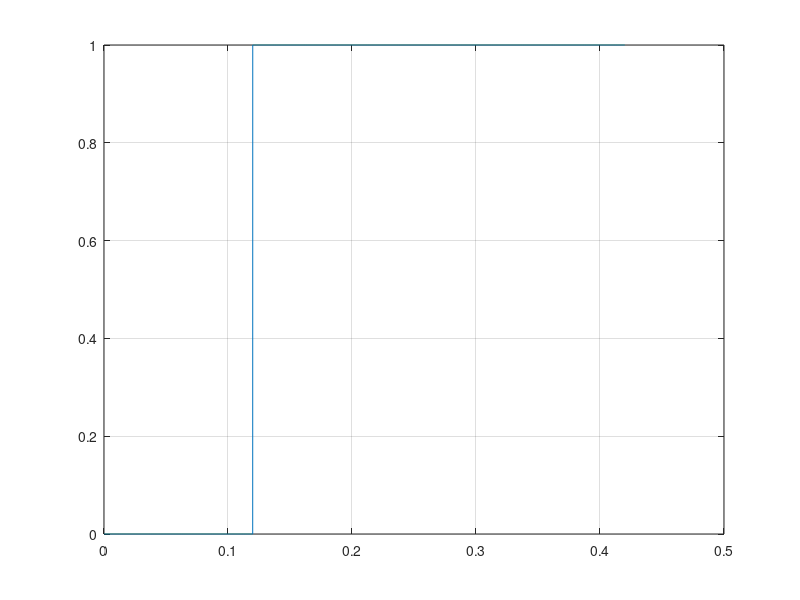

MATLAB code to generate this figure: (Note: this script raises an error after producing the figure.)
clear, clc

Ts = 40e-6;
dry_run = false;
saveon = true;

step_amp = 1;
step_start_idx = 3000;
step_end_idx = 10500;
u = zeros(step_end_idx, 1);
u(step_start_idx) = step_amp;
u_vec = cumsum(u);

t_vec = (0:length(u_vec)-1)'*Ts;
figure(1); clf
plot(t_vec, u_vec);
grid on


dry_run = false;
reset_piezo('t1', 15, 't_final', 25, 'umax', 9, 'k1', 0.55,...
  'verbose', true, 'dry_run', dry_run)

if ~dry_run
  clear vi;
  vipath_reset = 'C:\Users\arnold\Documents\MATLAB\afm_mpc_journal\labview\reset_piezo.vi';
      [e, vi] = setupVI(vipath_reset, 'Abort', 0,...
    'umax', 9, 'TsTicks', 1600, 'u_in', u_vec);
  vi.Run;
  stage_dat = vi.GetControlValue('stage_data_out');

  u_exp = stage_dat(:,1);
  y_exp = stage_dat(:,2); % - dat(1,2);
  t_exp = (0:length(u_exp)-1)'*Ts;

  figure(201); clf
  hold on, grid on
  plot(t_exp, u_exp)
  plot(t_exp, y_exp - y_exp(1))
  
  if saveon
    driftData.t_exp = t_exp;
    driftData.u_exp = u_exp;
    driftData.y_exp = y_exp;
    % save(fullfile(PATHS.sysid, 'hysteresis','driftID_data_06-05-2018_01_amp_1p0.mat'), 'driftData')
    save(fullfile(PATHS.sysid, 'hysteresis','driftID_data_09-27-2018_01_amp_1p0.mat'), 'driftData')
  end
end


ms = 1e3;
